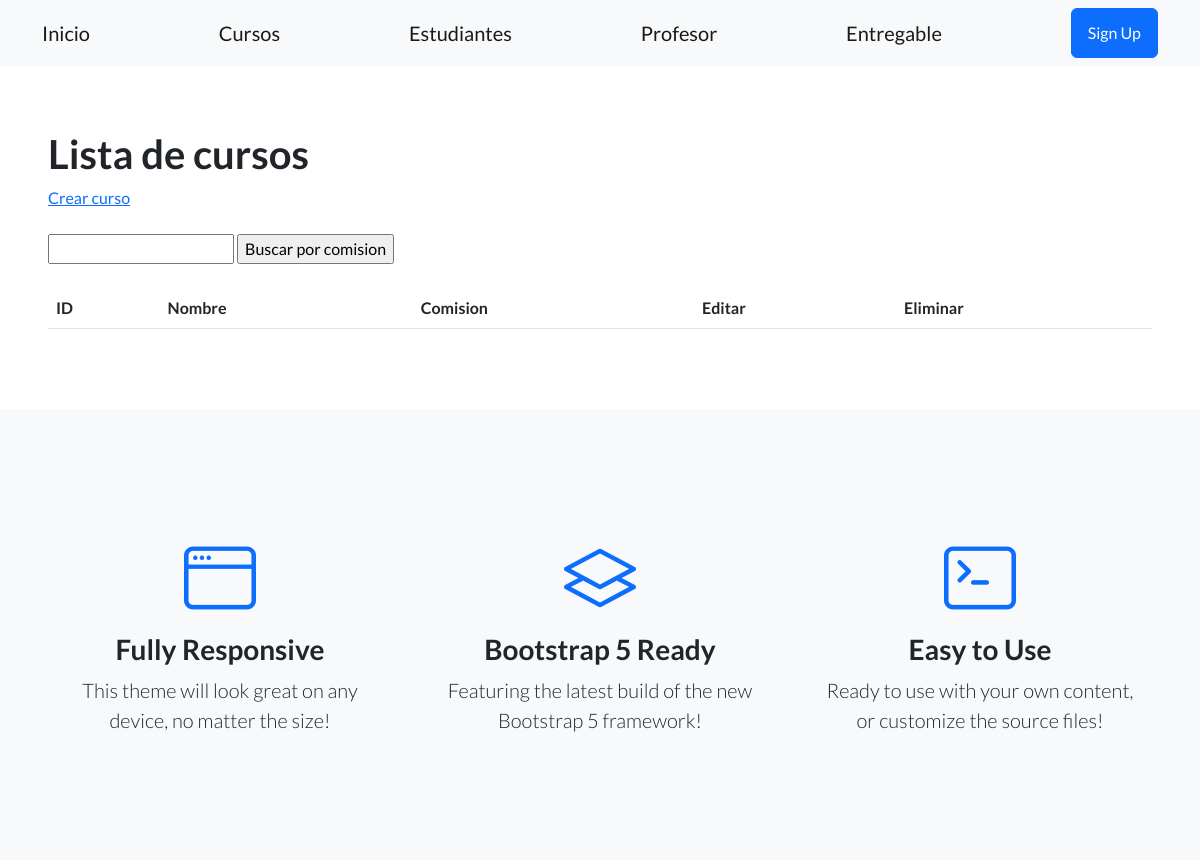
Page /estudios/listar_cursos/ (upper part) on the earlier database version.
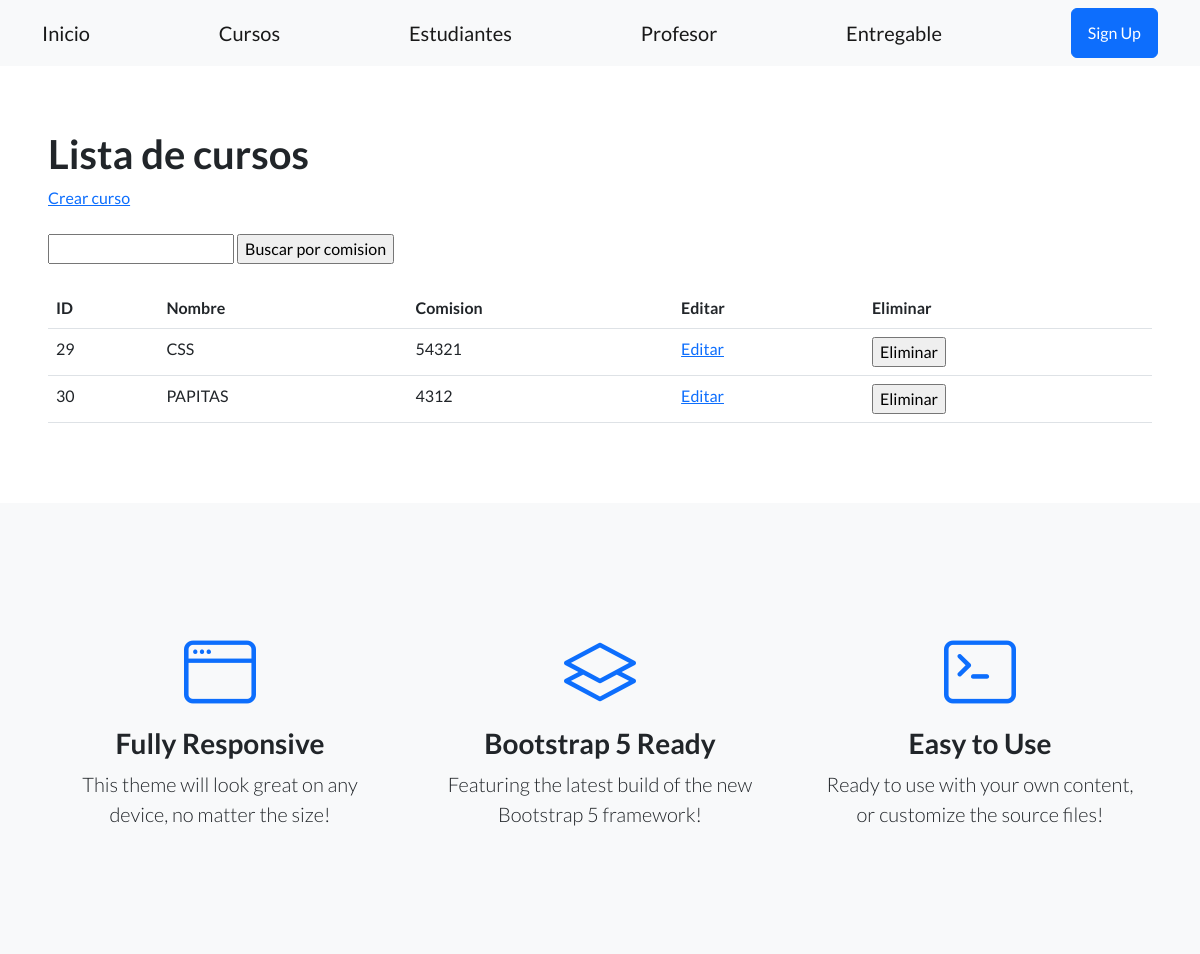
Same page on the later database version.
### control_estudios/models.py (models this page shows, shortened)
class Curso(models.Model):
    nombre = models.CharField(max_length=64)
    comision = models.IntegerField()

### control_estudios/views.py (the view)
def listar_cursos(request):
   contexto = {
       "cursos": Curso.objects.all(),
   }
   http_response = render(
       request=request,
       template_name='control_estudios/listar_cursos.html',
       context=contexto,
   )
   return http_response

### control_estudios/templates/control_estudios/listar_cursos.html (shortened to what this page needs)
{% extends "base.html" %}
{% block contenido %}
<section>
 <div>
   <h1>Lista de cursos</h1>
   <a href="{% url 'curso_formulario' %}">Crear curso</a>
   <br><br>
   <form action="{% url 'listar_cursos' %}" method="post">
     <input type="text" name="busqueda">
     <input type="submit" value="Buscar por comision">
   </form>
   <br>
   <table class="table">
     <tbody>
       <tr>
         <th>ID</th>
         <th>Nombre</th>
         <th>Comision</th>
         <th>Editar</th>
         <th>Eliminar</th>
       </tr>
       {% for curso in cursos %}
       <tr>
         <td>{{ curso.id }}</td>
         <td>{{ curso.nombre }}</td>
         <td>{{ curso.comision }}</td>
         <td>
            <a href="{% url 'editar_curso' curso.id %}">Editar</a>
          </td>
         <td>
            <form action="{% url 'eliminar_curso' curso.id %}" method="post">
                <input type="submit" value="Eliminar"/>
              </form>
         </td>
       </tr>
       {% endfor %}
     </tbody>
   </table>
 </div>
</section>
{% endblock contenido %}

Differences in the rows shown:
added Curso: id "29", nombre "CSS", comision "54321"
added Curso: id "30", nombre "PAPITAS", comision "4312"
